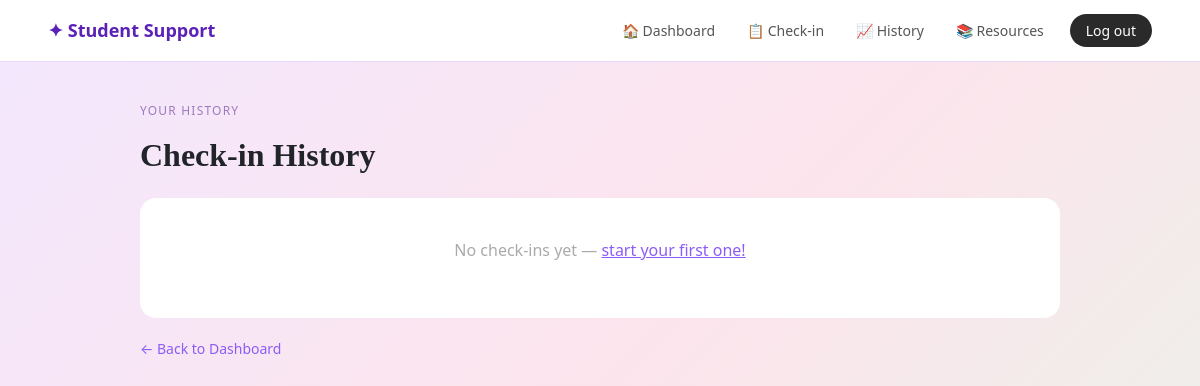
The app's page /view-checkins (signed in), older data.
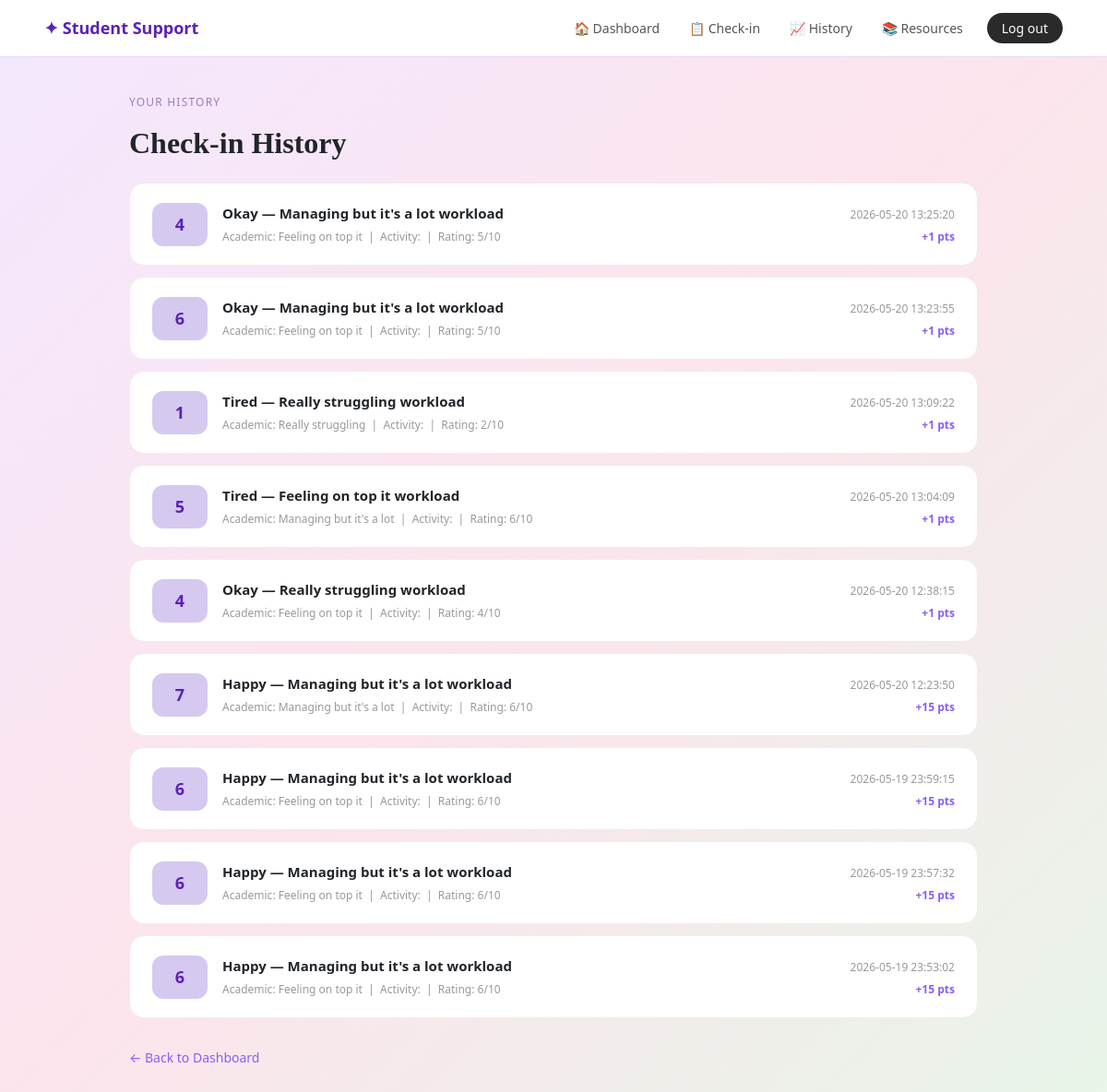
The same page, newer data.
### tables this page shows
CREATE TABLE checkins (
            id INTEGER PRIMARY KEY AUTOINCREMENT,
            user_id INTEGER,
            mood TEXT,
            academic TEXT,
            workload TEXT,
            social TEXT,
            financial TEXT,
            sleep TEXT,
            rating INTEGER,
            score INTEGER,
            points_earned INTEGER DEFAULT 0,
            date TIMESTAMP DEFAULT CURRENT_TIMESTAMP,
            FOREIGN KEY (user_id) REFERENCES users(id)
        );

### app.py (the view)
@app.route("/view-checkins")
def view_checkins():
    if "user_id" not in session:
        return redirect(url_for("login"))
    conn = get_db_connection()
    checkins = conn.execute(
        "SELECT * FROM checkins WHERE user_id = ? ORDER BY date DESC",
        (session["user_id"],)
    ).fetchall()
    conn.close()
    return render_template("view_checkins.html", checkins=checkins)

### app.py (called while the page is built)
def get_db_connection():
    conn = sqlite3.connect("wellbeing.db")
    conn.row_factory = sqlite3.Row
    return conn

### templates/view_checkins.html
{% extends "base.html" %}
{% block content %}
<div style="max-width: 960px; margin: 0 auto; padding: 40px 20px;">
    <p style="font-size: 12px; letter-spacing: 0.1em; text-transform: uppercase; color: #9E7ABF;">Your History</p>
    <h1 style="font-family: Georgia, serif; font-size: 32px; font-weight: 600; margin-bottom: 24px;">Check-in History</h1>
    {% if checkins %}
    {% for checkin in checkins %}
    <div style="background: white; border-radius: 16px; padding: 20px 24px; margin-bottom: 12px; display: flex; align-items: center; gap: 16px; border: 1px solid #F0EDE8;">
        <div style="background: #D6C9F0; border-radius: 12px; padding: 10px 16px; font-weight: 700; color: #5B21B6; font-size: 18px; min-width: 60px; text-align: center;">
            {{ checkin.score }}
        </div>
        <div style="flex: 1;">
            <strong style="display: block; font-size: 15px;">{{ checkin.mood | capitalize }} — {{ checkin.workload | capitalize }} workload</strong>
            <span style="font-size: 12px; color: #999;">Academic: {{ checkin.academic | capitalize }} &nbsp;|&nbsp; Activity: {{ checkin.activity | capitalize }} &nbsp;|&nbsp; Rating: {{ checkin.rating }}/10</span>
        </div>
        <div style="text-align: right;">
            <span style="font-size: 12px; color: #999;">{{ checkin.date }}</span><br>
            <span style="font-size: 12px; font-weight: 600; color: #8B5CF6;">+{{ checkin.points_earned }} pts</span>
        </div>
    </div>
    {% endfor %}
    {% else %}
    <div style="text-align: center; padding: 40px; background: white; border-radius: 16px;">
        <p style="color: #aaa;">No check-ins yet — <a href="/checkin" style="color: #8B5CF6;">start your first one!</a></p>
    </div>
    {% endif %}
    <a href="/dashboard" style="display: inline-block; margin-top: 20px; color: #8B5CF6; font-size: 14px; text-decoration: none;">← Back to Dashboard</a>
</div>
{% endblock %}

Row changes from the older to the newer data that the page shows:
added checkins: score "4", mood "Okay", workload "Managing but it's a lot", academic "Feeling on top it", rating "5", date "2026-05-20 13:25:20", points_earned "1"
added checkins: score "6", mood "Okay", workload "Managing but it's a lot", academic "Feeling on top it", rating "5", date "2026-05-20 13:23:55", points_earned "1"
added checkins: score "1", mood "Tired", workload "Really struggling", academic "Really struggling", rating "2", date "2026-05-20 13:09:22", points_earned "1"
added checkins: score "5", mood "Tired", workload "Feeling on top it", academic "Managing but it's a lot", rating "6", date "2026-05-20 13:04:09", points_earned "1"
added checkins: score "4", mood "Okay", workload "Really struggling", academic "Feeling on top it", rating "4", date "2026-05-20 12:38:15", points_earned "1"
added checkins: score "7", mood "Happy", workload "Managing but it's a lot", academic "Managing but it's a lot", rating "6", date "2026-05-20 12:23:50", points_earned "15"
added checkins: score "6", mood "Happy", workload "Managing but it's a lot", academic "Feeling on top it", rating "6", date "2026-05-19 23:59:15", points_earned "15"
added checkins: score "6", mood "Happy", workload "Managing but it's a lot", academic "Feeling on top it", rating "6", date "2026-05-19 23:57:32", points_earned "15"
added checkins: score "6", mood "Happy", workload "Managing but it's a lot", academic "Feeling on top it", rating "6", date "2026-05-19 23:53:02", points_earned "15"
Text that changed along with them:
text no longer shown: "No check-ins yet — start your first one!"
